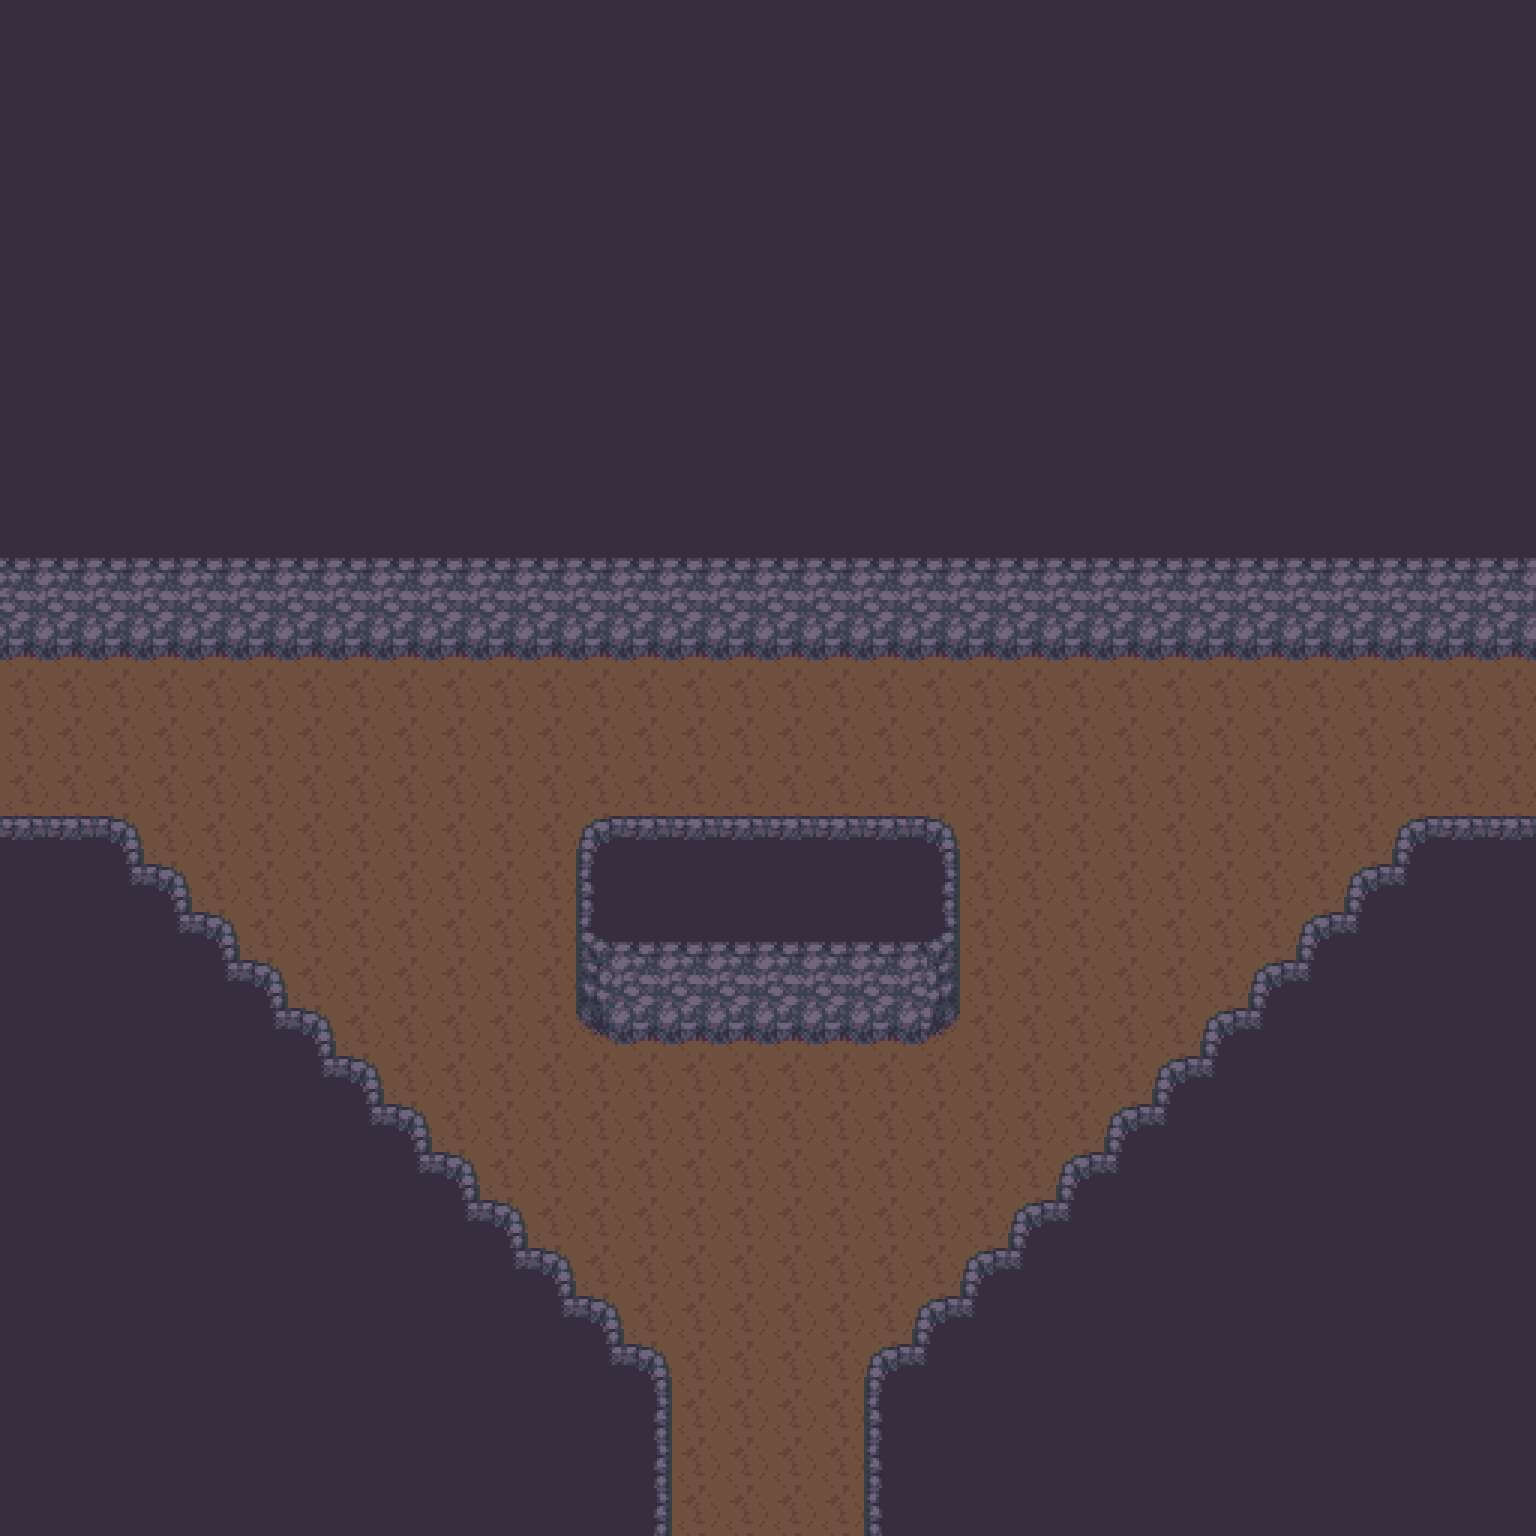

Below is a game level as drawn by its tile map, then a one-line description and the .tmx that defines it (tile-layer data replaced by summaries):
An orthogonal 32x32 tile map with 48x48 px tiles, 2 tile layers (Floor, Furnishing).

<map version="1.2" tiledversion="1.3.4" orientation="orthogonal" renderorder="right-down" width="32" height="32" tilewidth="48" tileheight="48" infinite="0" nextlayerid="3" nextobjectid="1">
 <tileset firstgid="1" source="Cave.tsx" />
 <layer id="2" name="Floor" width="32" height="32">
  <data>[1024 cells, 1024 non-empty, 1 distinct tile ids]</data>
 </layer>
 <layer id="1" name="Furnishing" width="32" height="32">
  <data>[1024 cells, 776 non-empty, 17 distinct tile ids]</data>
 </layer>
</map>
